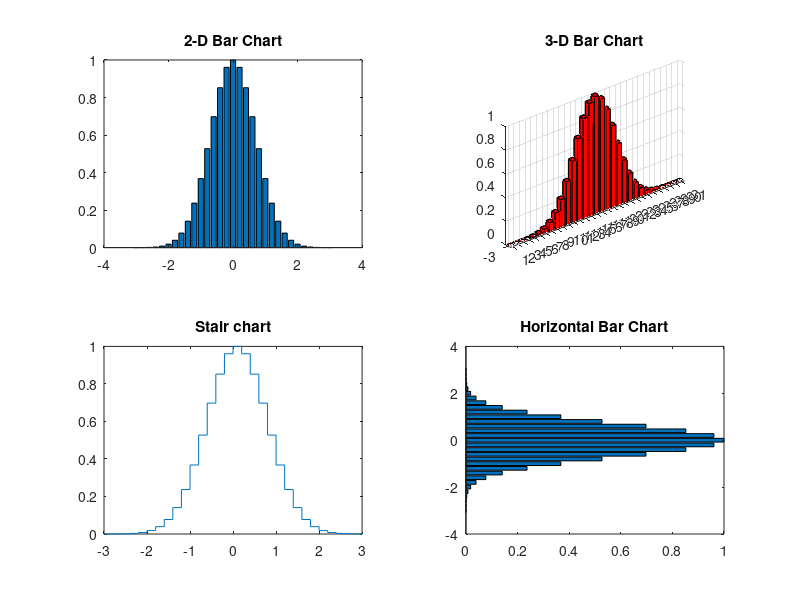

This figure's MATLAB source:
% [绘图]条形图和阶梯形图
% function Example18
% h0=figure('toolbar','none',...
%     'position',[200 150 450 250],...
%     'name','Example18');
subplot(2,2,1)
x=-3:0.2:3;
y=exp(-x.*x);
bar(x,y)
title('2-D Bar Chart')
subplot(2,2,2)
x=-3:0.2:3;
y=exp(-x.*x);
bar3(x,y,'r')
title('3-D Bar Chart')
subplot(2,2,3)
x=-3:0.2:3;
y=exp(-x.*x);
stairs(x,y)
title('Stair chart')
subplot(2,2,4)
x=-3:0.2:3;
y=exp(-x.*x);
barh(x,y)
title('Horizontal Bar Chart')
